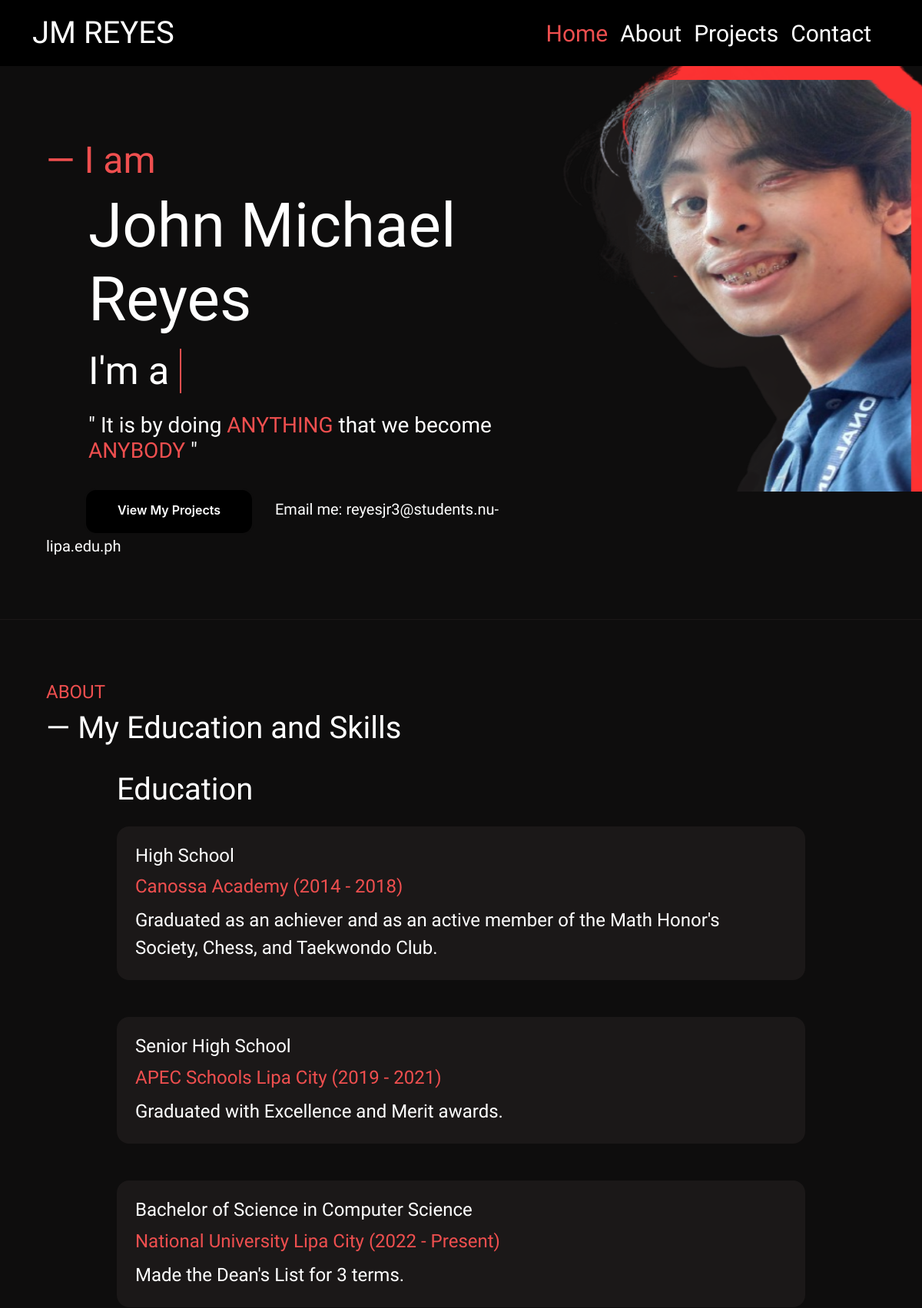
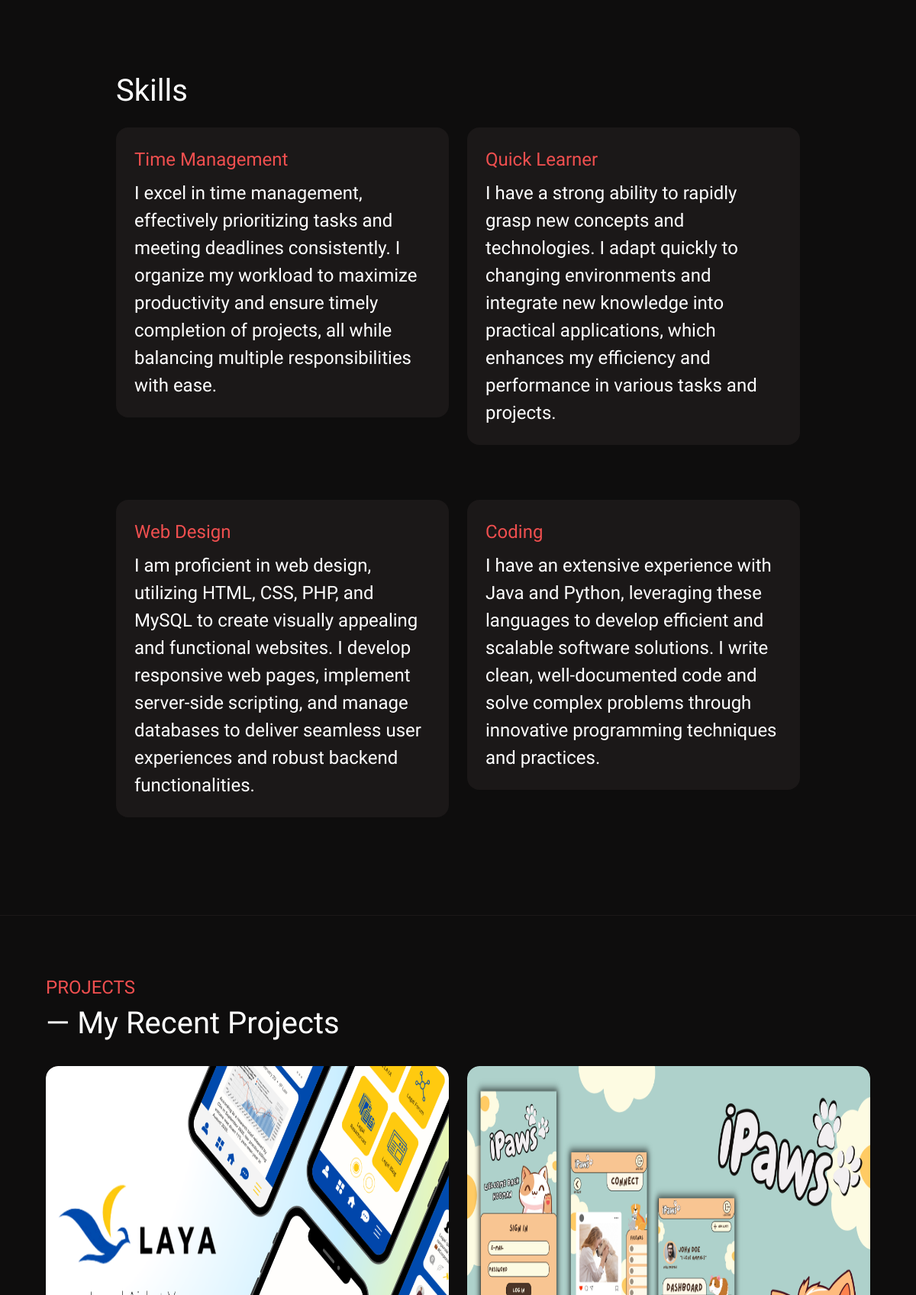
The page / (upper part) on the database its author committed (2 pictures, top to bottom).
### tables this page shows
CREATE TABLE `education` (
  `education_ID` int(11) NOT NULL,
  `user_ID` int(11) DEFAULT NULL,
  `educational_level` varchar(255) NOT NULL,
  `campus_name` varchar(255) NOT NULL,
  `school_year` varchar(255) NOT NULL,
  `attainments` text NOT NULL
);

CREATE TABLE `skills` (
  `skills_ID` int(11) NOT NULL,
  `user_ID` int(11) DEFAULT NULL,
  `skill_name` varchar(255) NOT NULL,
  `skill_description` text NOT NULL
);

CREATE TABLE `projects` (
  `projects_ID` int(11) NOT NULL,
  `user_ID` int(11) DEFAULT NULL,
  `project_title` varchar(255) NOT NULL,
  `project_description` text NOT NULL,
  `project_photo` varchar(255) DEFAULT NULL
);

### index.php (the view, shortened to what this page needs)
<?php
include('connect.php');
?>
<!DOCTYPE html>
<html lang="en">
<head>
  <link href="https://cdn.jsdelivr.net/npm/bootstrap@5.3.3/dist/css/bootstrap.min.css" rel="stylesheet"
>
  <link href="https://unpkg.com/aos@2.3.1/dist/aos.css" rel="stylesheet">
  <link rel="stylesheet"
    href="https://maxst.icons8.com/vue-static/landings/line-awesome/font-awesome-line-awesome/css/all.min.css">
  <link rel="stylesheet"
    href="https://maxst.icons8.com/vue-static/landings/line-awesome/line-awesome/1.3.0/css/line-awesome.min.css">
  <link rel="stylesheet" href="https://cdn.jsdelivr.net/npm/sweetalert2@11/dist/sweetalert2.min.css">
  <link rel="stylesheet" href="./assets/css/style.css">
</head>
<body data-bs-spy="scroll" data-bs-target=".navbar">
  <nav class="navbar navbar-expand-lg navbar-dark fixed-top">
    <div class="container fluid mx-lg-auto">
      <a class="navbar-brand navbar-font" href="#">
        <span class="name-logo"><i class="las la-cat"></i> JM REYES</span></a>
      <div class="collapse navbar-collapse navbar-font" id="navbarNav">
        <ul class="navbar-nav">
          <li class="nav-item">
            <a class="nav-link active" aria-current="page" href="#home">Home</a>
          </li>
          <li class="nav-item">
            <a class="nav-link active" aria-current="page" href="#about">About</a>
          </li>
          <li class="nav-item">
            <a class="nav-link active" aria-current="page" href="#projects">Projects</a>
          </li>
          <li class="nav-item">
            <a class="nav-link active" aria-current="page" href="#contact">Contact</a>
          </li>
          <li class="nav-item">
            <a class="nav-link active" aria-current="page" href="login.php"><i class="las la-cog"></i></a>
          </li>
        </ul>
      </div>
    </div>
  </nav>
  <section id="home" class="full-height px-lg-5">
    <div class="container mx-lg-auto">
      <div class="row">
        <div class="col-lg-7 margin-top-center">
          <h2 class="display-5 header-brand">— I am</h2>
          <h1 class="display-1 indent mt-2">John Michael Reyes</h1>
          <div class="body">
            <div class="container-txt">
              <span class="text first-text">I'm a</span>
              <span class="text second-text">Student</span>
            </div>
          </div>
          <h4 class="indent fs-medium mt-3">" It is by doing <span class="header-brand">ANYTHING</span> that we become
            <span class="header-brand">ANYBODY</span> "</h4>
          <div>
            <a href="#projects" class="button-27 mt-4 me-4">View My Projects</a>
            <a href="#" class="link-custom">Email me: reyesjr3@students.nu-lipa.edu.ph</a>
          </div>
        </div>
        <div class="col-lg-5">
          <img src="./assets/images/Portfolio.png" alt="JM Reyes" class="d-none d-lg-block jm">
        </div>
      </div>
    </div>
  </section>
  <section id="about" class="full-height px-lg-5">
    <div class="container">
      <div class="row pb-4 mb-0">
        <div class="col-lg-8">
          <h4 class="header-brand">ABOUT</h4>
          <h1>— My Education and Skills</h1>
        </div>
      </div>
      <div class="row gy-5">
        <div class="col-lg-10 mx-auto">
          <h1 class="mb-4 mt-0">Education</h1>
          <?php
          $sql = "SELECT * FROM `education`";
          $result = mysqli_query($con, $sql);
          if ($result) {
            while ($row = mysqli_fetch_assoc($result)) {
              $level = $row['educational_level'];
              $campus = $row['campus_name'];
              $year = $row['school_year'];
              $attainments = $row['attainments'];
              echo '
                      <div class="col-12 resize mb-5" data-aos="fade-up">
                        <div class="bg-base p-4 rounded-4 shadow-effect">
                          <h4>' . $level . '</h4>
                          <p class="mb-2 text-brand">' . $campus . ' ' . $year . '</p>
                          <p class="mb-0">' . $attainments . '</p>
                        </div>
                      </div>
                      ';
            }
          }
          ?>
        </div>
        <div class="col-lg-10 mx-auto">
          <h1 class="mb-4 mt-0">Skills</h1>
          <div class="row gy-4">
            <?php
            $sql = "SELECT * FROM `skills`";
            $result = mysqli_query($con, $sql);
            if ($result) {
              $counter = 0;
              while ($row = mysqli_fetch_assoc($result)) {
                $name = $row['skill_name'];
                $desc = $row['skill_description'];
                $delay = $counter * 300;
                echo '
                  <div class="col-6 resize mb-5" data-aos="fade-up" data-aos-delay="' . $delay . '">
                      <div class="bg-base p-4 rounded-4 shadow-effect">
                          <p class="mb-2 text-brand">' . $name . '</p>
                          <p class="mb-0">' . $desc . '</p>
                      </div>
                  </div>
                    ';
                $counter++;
                if ($counter == 2) {
                  $counter = 0;
                }
              }
            }
            ?>
          </div>
        </div>
      </div>
    </div>
  </section>
  <section id="projects" class="full-height px-lg-5">
    <div class="container">
      <div class="row pb-4">
        <div class="col-lg-8">
          <h4 class="header-brand">PROJECTS</h4>
          <h1>— My Recent Projects</h1>
        </div>
      </div>
      <div class="row gy-4">
      <?php
        $sql = "SELECT * FROM `projects`";
        $result = mysqli_query($con, $sql);
        if ($result) {
          $counter = 0;
            while ($row = mysqli_fetch_assoc($result)) {
                $proj_title = $row['project_title'];
                $proj_desc = $row['project_description'];
                $photo = $row['project_photo'];
                $delay = $counter * 300;
                echo '
                <div class="col-md-6" data-aos="fade-up" data-aos-delay="' . $delay . '">
                    <div class="card-custom rounded-4 bg-base shadow-effect">
                        <div class="card-custom-image rounded-4">
                            <img class="rounded-4" src="uploads/'.$photo.'" alt="'.$proj_title.'">
                        </div>
                        <div class="card-custom-content p-4">
                            <h4 class="header-brand">'.$proj_title.'</h4>
                            <p>'.$proj_desc.'</p>
                        </div>
                    </div>
                </div>
                ';
                $counter++;
                if ($counter == 2) {
                  $counter = 0;
                }
            }
        }
      ?>
      </div>
    </div>
  </section>
</body>
</html>

### assets/css/style.css (style rules this page uses)
:root { --color-body: #ffffff; --color-base: #0e0d0d; --color-base1: #1b1818; --color-base2: #000000; --color-brand2: #ff3131; --color-brand: #ef4f4f; --font-base: "Belleza"; --font-base2: "Oswald"; }
.text-brand { color: var(--color-brand); }
.resize { font-size: x-large; }
img { width: 100%; }
.row img { min-width: 500px; min-height: 500px; }
.fs-medium { font-size: 28px; }
.header-brand { color: var(--color-brand); }
body { background-color: var(--color-base); color: var(--color-body); font-family: var(--font-base); }
h1, h2, h3, h4, h5, h6 { color: var(--color-body); font-weight: 300; }
.indent { margin-left: 55px; }
.jm { position: relative; margin: 0; height: 70vh; width: auto; }
.full-height { min-height: 100vh; height: 100%; display: flex; flex-direction: column; justify-content: center; padding-top: 80px; padding-bottom: 80px; border-bottom: 1px solid var(--color-base1); }
.name-logo { font-size: 40px; }
.body { display: flex; align-items: center; overflow: hidden; }
.container-txt { margin-left: 55px; }
.container-txt .text { position: relative; color: var(--color-brand); font-size: 50px; font-weight: 200; }
.container-txt .text.first-text { color: var(--color-body); margin-right: 10px; }
.text.second-text::before { content: ""; position: absolute; top: 0; left: 0; height: 100%; width: 100%; background-color: var(--color-base); border-left: 2px solid var(--color-brand); animation: typing 4s steps(12) infinite; }
.margin-top-center { margin-top: 100px; }
a { text-decoration: none; color: var(--color-body); transition: all 0.4s ease; font-family: var(--font-base); }
.link-custom { font-weight: 400; position: relative; font-size: 20px; }
.link-custom::after { content: ""; width: 0%; height: 3px; background-color: var(--color-brand); position: absolute; left: 0%; top: 110%; transition: all 0.8s; }
.navbar { background-color: var(--color-base2); }
.navbar-font { font-size: 30px; }
.navbar-nav { margin-left: auto; }
.navbar .nav-link { text-decoration: none; color: var(--color-body); transition: all 0.4 ease; font-family: var(--font-base2); font-weight: 300; }
.navbar .nav-link.active { color: var(--color-brand); }
.bg-base { background-color: var(--color-base1); }
.shadow-effect { transition: all 0.5s; }
.button-27 { appearance: none; background-color: var(--color-base2); border: 2px solid var(--color-base); border-radius: 15px; box-sizing: border-box; color: #FFFFFF; cursor: pointer; display: inline-block; font-family: Roobert,-apple-system,BlinkMacSystemFont,"Segoe UI",Helvetica,Arial,sans-serif,"Apple Color Emoji","Segoe UI Emoji","Segoe UI Symbol"; font-size: 16px; font-weight: 600; line-height: normal; margin: 0; margin-left: 50px; min-height: 60px; min-width: 0; outline: none; padding: 16px 24px; text-align: center; text-decoration: none; transition: all 300ms cubic-bezier(.23, 1, 0.32, 1); user-select: none; -webkit-user-select: none; touch-action: manipulation; width: 220px; will-change: transform; }
.card-custom .card-custom-image { overflow: hidden; }
.card-custom .card-custom-image img { transition: all 0.4s ease; }

### rows shown on the page
education: educational_level "High School", campus_name "Canossa Academy", school_year "(2014 - 2018)", attainments "Graduated as an achiever and as an active member of the Math Honor's Society, Chess, and Taekwondo Club."
education: educational_level "Senior High School", campus_name "APEC Schools Lipa City", school_year "(2019 - 2021)", attainments "Graduated with Excellence and Merit awards."
education: educational_level "Bachelor of Science in Computer Science", campus_name "National University Lipa City", school_year "(2022 - Present)", attainments "Made the Dean's List for 3 terms."
skills: skill_name "Time Management", skill_description "I excel in time management, effectively prioritizing tasks and meeting deadlines consistently. I organize my workload to maximize productivity and ensure timely completion of projects, all while balancing multiple responsibilities with ease."
skills: skill_name "Quick Learner", skill_description "I have a strong ability to rapidly grasp new concepts and technologies. I adapt quickly to changing environments and integrate new knowledge into practical applications, which enhances my efficiency and performance in various tasks and projects."
skills: skill_name "Web Design", skill_description "I am proficient in web design, utilizing HTML, CSS, PHP, and MySQL to create visually appealing and functional websites. I develop responsive web pages, implement server-side scripting, and manage databases to deliver seamless user experiences and robust backend functionalities."
skills: skill_name "Coding", skill_description "I have an extensive experience with Java and Python, leveraging these languages to develop efficient and scalable software solutions. I write clean, well-documented code and solve complex problems through innovative programming techniques and practices."
projects: project_photo (picture)
projects: project_photo (picture)
